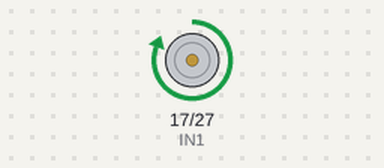
Recording of a program running on a simulated Raspberry Pi (BCM pin numbers). Shown: motor-driver pin pairs drawn as motors (green arrow = first pin HIGH = forward, orange = second pin HIGH = backward, longer = more drive, scaled by the enable pin). At 11.0 s the program stops and its outputs stay as they are.

Above: at 0.1 s.
At 6.1 s:
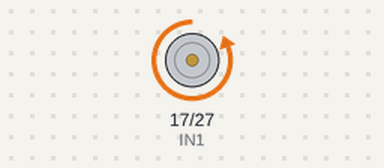
At 11.1 s:
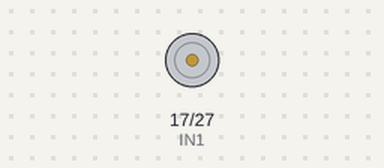
Timing chart, 0 to 12.5 s (numbered marks = the images above):
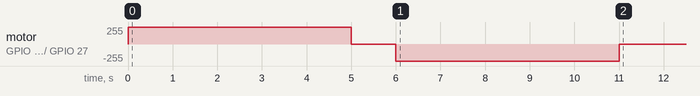

The program:

test.py
```python
import RPi.GPIO as GPIO
import time


GPIO.setmode(GPIO.BCM)

IN1 = 17
IN2 = 27
PWMA = 22

GPIO.setup((IN1, IN2, PWMA), GPIO.OUT )

GPIO.output(IN1, True)
GPIO.output(IN2, False)
GPIO.output(PWMA, True)

time.sleep(5)


GPIO.output(IN1, False)
GPIO.output(IN2, False)


time.sleep(1)

GPIO.output(IN1, False)
GPIO.output(IN2, True)

time.sleep(5)

GPIO.output(IN2, False)
GPIO.output(PWMA, False)

GPIO.cleanup()
```

Measured:
- by itself, motor on GPIO 17 (IN1) / GPIO 27 (IN2): stopped → forward 255/255 at 0.00 s, → stopped 5.0 s later, → backward 255/255 1.0 s later, → stopped 5.0 s later
